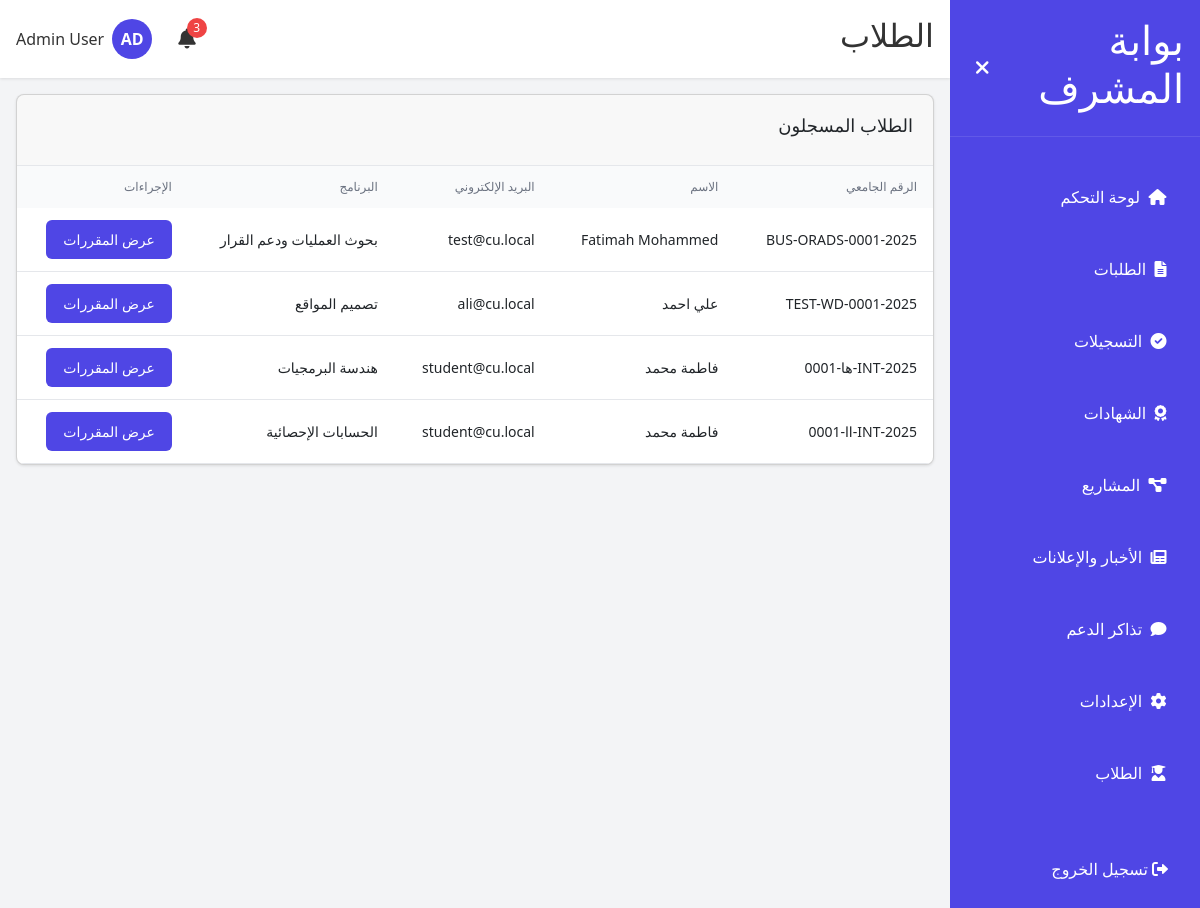
/admin/students (signed in), run on the app's committed database.
### models.py (models this page shows, shortened)
class User(db.Model, UserMixin):
    __tablename__ = 'user'
    id = db.Column(db.Integer, primary_key=True)
    email = db.Column(db.String(120), unique=True, nullable=False)
    password_hash = db.Column(db.String(256), nullable=False)
    full_name = db.Column(db.String(120), nullable=False)
    role = db.Column(db.String(20), default='student')
    created_at = db.Column(db.DateTime, default=lambda: datetime.now(UTC))
    phone = db.Column(db.String(20))
    nationality = db.Column(db.String(50))
    education = db.Column(db.String(100))
    gender = db.Column(db.String(10))
    military_status = db.Column(db.String(20))
    is_verified = db.Column(db.Boolean, default=False, nullable=False)
    applications = db.relationship('Application', back_populates='user', lazy=True)
    documents = db.relationship('Document', back_populates='user', lazy=True)
    certificates = db.relationship('Certificate', back_populates='user', lazy=True)
    tickets = db.relationship('Ticket', back_populates='user', lazy=True)
    notifications = db.relationship('Notification', back_populates='user', lazy=True)
    enrollments = db.relationship('CourseEnrollment', back_populates='student', lazy=True)
    payments = db.relationship('Payment', back_populates='user', lazy=True)
    projects = db.relationship('Project', back_populates='user', lazy=True)
    def is_admin(self):
        return self.role == 'admin'

class StudentID(db.Model):
    __tablename__ = 'student_id'
    id = db.Column(db.Integer, primary_key=True)
    student_id = db.Column(db.String(50), unique=True, nullable=False)
    application_id = db.Column(db.Integer, db.ForeignKey('application.id'), unique=True, nullable=False)
    issue_date = db.Column(db.DateTime, default=lambda: datetime.now(UTC))
    created_at = db.Column(db.DateTime, default=lambda: datetime.now(UTC))
    application = db.relationship('Application', back_populates='student_id')

class Application(db.Model):
    __tablename__ = 'application'
    id = db.Column(db.Integer, primary_key=True)
    app_id = db.Column(db.String(50), unique=True, nullable=False)
    user_id = db.Column(db.Integer, db.ForeignKey('user.id'), nullable=False)
    program_id = db.Column(db.Integer, db.ForeignKey('programs.id'))
    program = db.Column(db.String(200), nullable=False)
    status = db.Column(db.String(50), default='Pending Review')
    payment_status = db.Column(db.String(50), default='Pending Payment')
    date_submitted = db.Column(db.DateTime, default=lambda: datetime.now(UTC))
    academic_year = db.Column(db.String(20))
    semester = db.Column(db.String(10))
    program_type = db.Column(db.String(50))
    user = db.relationship('User', back_populates='applications')
    program_relation = db.relationship('Program', back_populates='applications')
    documents = db.relationship('Document', back_populates='application', lazy=True)
    student_id = db.relationship('StudentID', back_populates='application', uselist=False, lazy=True)
    payment = db.relationship('Payment', backref='application', uselist=False)

### run.py (the view)
@app.route('/admin/students')
@login_required
def admin_students():
    if not current_user.is_admin():
        return redirect(url_for('student_dashboard'))
    student_enrollments = db.session.query(User, StudentID, Application).join(
        Application, User.id == Application.user_id
    ).join(
        StudentID, Application.id == StudentID.application_id
    ).options(
        joinedload(User.applications).joinedload(Application.student_id) # Corrected relationship name
    ).order_by(User.full_name).all() # Order by name
    students = []
    for user, student_id_obj, application in student_enrollments:
         students.append({
             'id': user.id,
             'student_id': student_id_obj.student_id,
             'name': user.full_name,
             'program': application.program, # Should be Arabic if saved correctly
             'email': user.email # Add email for easy contact
         })
    return render_template('admin/students.html', students=students)

### run.py (called while the page is built, shortened)
@login_manager.user_loader
def load_user(user_id):
    return User.query.get(int(user_id))

@app.template_filter('time_ago')
def time_ago_filter(time):
    now = datetime.now(UTC)
    if time.tzinfo is None:
        time = time.replace(tzinfo=UTC)
    diff = now - time
    seconds = diff.total_seconds()
    if seconds < 60:
        return "الآن"
    elif seconds < 86400: # Less than a day
        hours = int(seconds / 3600)
        if hours == 1:
            return "منذ ساعة واحدة"
        elif hours == 2:
            return "منذ ساعتين"
        elif 3 <= hours <= 10:
            return f"منذ {hours} ساعات"
        else:
            return f"منذ {hours} ساعة"
    else:
        return time.strftime("%Y-%m-%d")

@app.template_filter('slice')
def slice_filter(iterable, start, end=None):
    if end is None:
        return iterable[start:]
    return iterable[start:end]

@app.context_processor
def inject_now():
    return {'now': datetime.now(UTC)}

@app.context_processor
def utility_processor():
    return {
        'now': datetime.now(UTC),
        's3_url': s3_url_filter  # --- S3 INTEGRATION: Make s3_url function available globally in templates
    }

### templates/admin/students.html
{% extends "admin_layout.html" %}
{% block page_title %}الطلاب{% endblock %}
{% block main_content %}
<div class="card">
    <div class="card-header">
        <h3>الطلاب المسجلون</h3>
    </div>
    <div class="table-container">
        <table class="full-width-table">
            <thead>
                <tr>
                    <th>الرقم الجامعي</th>
                    <th>الاسم</th>
                    <th>البريد الإلكتروني</th>
                    <th>البرنامج</th>
                    <th>الإجراءات</th>
                </tr>
            </thead>
            <tbody>
                {% for student in students %}
                    <tr>
                        <td>{{ student.student_id }}</td>
                        <td>{{ student.name }}</td>
                        <td>{{ student.email }}</td>
                        <td>{{ student.program }}</td>
                        <td>
                            <a href="{{ url_for('admin_student_courses', user_id=student.id) }}"
                               class="btn primary">عرض المقررات</a>
                        </td>
                    </tr>
                {% else %}
                    <tr>
                        <td colspan="5" class="text-center">لا يوجد طلاب مسجلون</td>
                    </tr>
                {% endfor %}
            </tbody>
        </table>
    </div>
</div>
{% endblock %}

### templates/admin_layout.html (shortened to what this page needs)
{% extends "base.html" %}
{% block content %}
<div class="dashboard-container">
    <div id="sidebar" class="sidebar">
        <div class="sidebar-header">
            <h1 id="sidebar-title">بوابة المشرف</h1>
            <button id="toggle-sidebar" class="btn-icon">
                <i class="fas fa-times"></i>
            </button>
        </div>
        <nav class="sidebar-nav">
            <ul class="nav-list">
                <li class="nav-item">
                    <a href="{{ url_for('admin_dashboard') }}" class="nav-link {% if request.endpoint == 'admin_dashboard' %}active{% endif %}">
                        <i class="fas fa-home"></i>
                        <span class="nav-text">لوحة التحكم</span>
                    </a>
                </li>
                <li class="nav-item">
                    <a href="{{ url_for('admin_applications') }}" class="nav-link {% if request.endpoint == 'admin_applications' %}active{% endif %}" id="admin-applications-link">
                        <i class="fas fa-file-alt"></i>
                        <span class="nav-text">الطلبات</span>
                    </a>
                </li>
                <li class="nav-item">
                    <a href="{{ url_for('admin_enrollments') }}" class="nav-link {% if request.endpoint == 'admin_enrollments' %}active{% endif %}">
                        <i class="fas fa-check-circle"></i>
                        <span class="nav-text">التسجيلات</span>
                    </a>
                </li>
                <li class="nav-item">
                    <a href="{{ url_for('admin_certificates') }}" class="nav-link {% if request.endpoint == 'admin_certificates' %}active{% endif %}">
                        <i class="fas fa-award"></i>
                        <span class="nav-text">الشهادات</span>
                    </a>
                </li>
                <li class="nav-item">
                    <a href="{{ url_for('admin_projects') }}" class="nav-link {% if request.endpoint == 'admin_projects' %}active{% endif %}">
                        <i class="fas fa-project-diagram"></i>
                        <span class="nav-text">المشاريع</span>
                    </a>
                </li>
                <li class="nav-item">
                    <a href="{{ url_for('admin_news') }}" class="nav-link {% if 'news' in request.endpoint %}active{% endif %}">
                        <i class="fas fa-newspaper"></i>
                        <span class="nav-text">الأخبار والإعلانات</span>
                    </a>
                </li>
                <li class="nav-item">
                    <a href="{{ url_for('admin_tickets') }}" class="nav-link {% if request.endpoint == 'admin_tickets' %}active{% endif %}">
                        <i class="fas fa-comment"></i>
                        <span class="nav-text">تذاكر الدعم</span>
                    </a>
                </li>
                <li class="nav-item">
                    <a href="{{ url_for('admin_settings') }}" class="nav-link {% if request.endpoint == 'admin_settings' %}active{% endif %}">
                        <i class="fas fa-cog"></i>
                        <span class="nav-text">الإعدادات</span>
                    </a>
                </li>
                <li class="nav-item">
                    <a href="{{ url_for('admin_students') }}" class="nav-link {% if request.endpoint == 'admin_students' %}active{% endif %}">
                        <i class="fas fa-user-graduate"></i>
                        <span class="nav-text">الطلاب</span>
                    </a>
                </li>
            </ul>
        </nav>
        <div class="logout-container">
            <a href="{{ url_for('logout') }}" class="nav-item">
                <i class="fas fa-sign-out-alt"></i>
                <span class="nav-text">تسجيل الخروج</span>
            </a>
        </div>
    </div>
    <div class="main-content">
        <header class="header">
            <div class="header-content">
                <h2 id="page-title">{% block page_title %}لوحة التحكم{% endblock %}</h2>
                <div class="header-actions">
                    <div class="notification-container">
                        <button id="notification-btn" class="btn-icon">
                            <i class="fas fa-bell"></i>
                            {% set unread_notifications = current_user.notifications|selectattr('read', 'equalto', false)|list %}
                            {% if unread_notifications %}
                                <span id="notification-badge" class="notification-badge">{{ unread_notifications|length }}</span>
                            {% endif %}
                        </button>
                    </div>
                    <div class="user-container">
                        <div class="avatar">AD</div>
                        <span id="user-name" class="user-name">{{ current_user.full_name }}</span>
                    </div>
                </div>
            </div>
        </header>
        <main class="content">
            {% block main_content %}{% endblock %}
        </main>
    </div>
</div>
{% endblock %}

### data on the page
User: full_name "Admin User"
StudentID: student_id "2025-BUS-ORADS-0001", name "Fatimah Mohammed", email "test@cu.local", program "بحوث العمليات ودعم القرار"
StudentID: student_id "2025-TEST-WD-0001", name "علي احمد", email "ali@cu.local", program "تصميم المواقع"
StudentID: student_id "2025-INT-ها-0001", name "فاطمة محمد", email "student@cu.local", program "هندسة البرمجيات"
StudentID: student_id "2025-INT-اا-0001"
User: name "فاطمة محمد", email "student@cu.local"
Application: program "الحسابات الإحصائية"

### other printed values
{{ unread_notifications|length }} "3"
